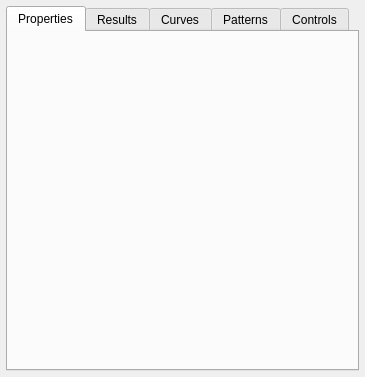
<?xml version="1.0" encoding="UTF-8"?>
<ui version="4.0">
 <class>gsDockWidget</class>
 <widget class="QgsDockWidget" name="gsDockWidget">
  <property name="geometry">
   <rect>
    <x>0</x>
    <y>0</y>
    <width>365</width>
    <height>377</height>
   </rect>
  </property>
  <property name="minimumSize">
   <size>
    <width>220</width>
    <height>325</height>
   </size>
  </property>
  <property name="maximumSize">
   <size>
    <width>524287</width>
    <height>400</height>
   </size>
  </property>
  <property name="windowTitle">
   <string/>
  </property>
  <widget class="QWidget" name="dockWidgetContents">
   <layout class="QVBoxLayout" name="verticalLayout">
    <property name="spacing">
     <number>6</number>
    </property>
    <property name="leftMargin">
     <number>6</number>
    </property>
    <property name="topMargin">
     <number>6</number>
    </property>
    <property name="rightMargin">
     <number>6</number>
    </property>
    <property name="bottomMargin">
     <number>6</number>
    </property>
    <item>
     <widget class="QTabWidget" name="tabWidget">
      <property name="currentIndex">
       <number>0</number>
      </property>
      <widget class="QWidget" name="tabProperties">
       <attribute name="title">
        <string>Properties</string>
       </attribute>
      </widget>
      <widget class="QWidget" name="tabResults">
       <attribute name="title">
        <string>Results</string>
       </attribute>
      </widget>
      <widget class="QWidget" name="tabCurves">
       <attribute name="title">
        <string>Curves</string>
       </attribute>
      </widget>
      <widget class="QWidget" name="tabPatterns">
       <attribute name="title">
        <string>Patterns</string>
       </attribute>
      </widget>
      <widget class="QWidget" name="tabControls">
       <attribute name="title">
        <string>Controls</string>
       </attribute>
      </widget>
     </widget>
    </item>
   </layout>
  </widget>
 </widget>
 <customwidgets>
  <customwidget>
   <class>QgsDockWidget</class>
   <extends>QDockWidget</extends>
   <header>qgsdockwidget.h</header>
   <container>1</container>
  </customwidget>
 </customwidgets>
 <resources/>
 <connections/>
</ui>
